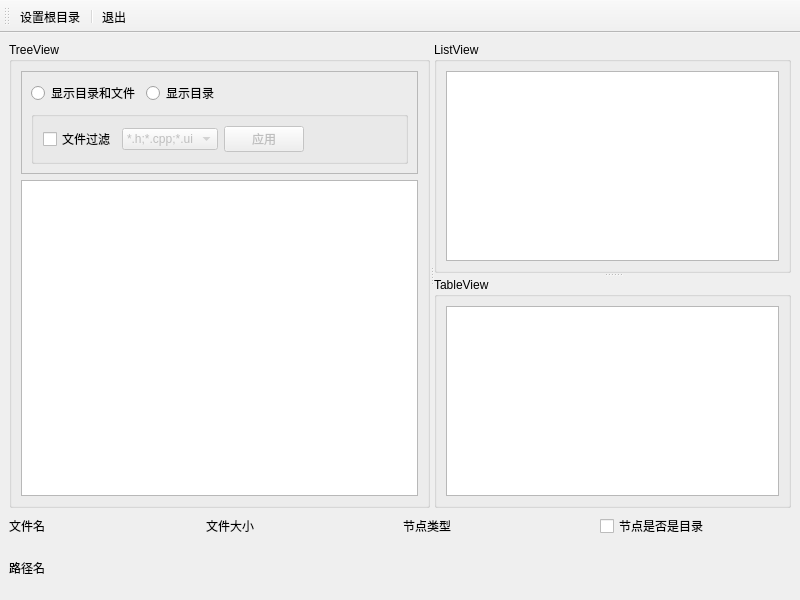
<?xml version="1.0" encoding="UTF-8"?>
<ui version="4.0">
 <class>MainWindow</class>
 <widget class="QMainWindow" name="MainWindow">
  <property name="geometry">
   <rect>
    <x>0</x>
    <y>0</y>
    <width>800</width>
    <height>600</height>
   </rect>
  </property>
  <property name="windowTitle">
   <string>文件目录树Demo</string>
  </property>
  <widget class="QWidget" name="centralwidget">
   <layout class="QVBoxLayout" name="verticalLayout_5">
    <item>
     <widget class="QSplitter" name="splitterMain">
      <property name="orientation">
       <enum>Qt::Horizontal</enum>
      </property>
      <widget class="QGroupBox" name="groupBox">
       <property name="title">
        <string>TreeView</string>
       </property>
       <layout class="QVBoxLayout" name="verticalLayout_4">
        <item>
         <widget class="QFrame" name="frame">
          <property name="frameShape">
           <enum>QFrame::StyledPanel</enum>
          </property>
          <property name="frameShadow">
           <enum>QFrame::Raised</enum>
          </property>
          <layout class="QVBoxLayout" name="verticalLayout_3">
           <item>
            <layout class="QHBoxLayout" name="horizontalLayout">
             <item>
              <widget class="QRadioButton" name="radioFolderFile">
               <property name="text">
                <string>显示目录和文件</string>
               </property>
              </widget>
             </item>
             <item>
              <widget class="QRadioButton" name="radioFolderOnly">
               <property name="text">
                <string>显示目录</string>
               </property>
              </widget>
             </item>
             <item>
              <spacer name="horizontalSpacer">
               <property name="orientation">
                <enum>Qt::Horizontal</enum>
               </property>
               <property name="sizeHint" stdset="0">
                <size>
                 <width>40</width>
                 <height>20</height>
                </size>
               </property>
              </spacer>
             </item>
            </layout>
           </item>
           <item>
            <widget class="QGroupBox" name="groupFilter">
             <property name="title">
              <string/>
             </property>
             <layout class="QHBoxLayout" name="horizontalLayout_2">
              <item>
               <widget class="QCheckBox" name="chkEnableFilter">
                <property name="text">
                 <string>文件过滤</string>
                </property>
               </widget>
              </item>
              <item>
               <widget class="QComboBox" name="comboFilter">
                <property name="enabled">
                 <bool>false</bool>
                </property>
                <item>
                 <property name="text">
                  <string>*.h;*.cpp;*.ui</string>
                 </property>
                </item>
                <item>
                 <property name="text">
                  <string>*.txt</string>
                 </property>
                </item>
                <item>
                 <property name="text">
                  <string>*.jpg</string>
                 </property>
                </item>
               </widget>
              </item>
              <item>
               <widget class="QPushButton" name="btnApplyFilter">
                <property name="enabled">
                 <bool>false</bool>
                </property>
                <property name="text">
                 <string>应用</string>
                </property>
                <property name="icon">
                 <iconset resource="res.qrc">
                  <normaloff>:/images/icons/828.bmp</normaloff>:/images/icons/828.bmp</iconset>
                </property>
               </widget>
              </item>
              <item>
               <spacer name="horizontalSpacer_2">
                <property name="orientation">
                 <enum>Qt::Horizontal</enum>
                </property>
                <property name="sizeHint" stdset="0">
                 <size>
                  <width>2</width>
                  <height>20</height>
                 </size>
                </property>
               </spacer>
              </item>
             </layout>
            </widget>
           </item>
          </layout>
         </widget>
        </item>
        <item>
         <widget class="QTreeView" name="treeView"/>
        </item>
       </layout>
      </widget>
      <widget class="QSplitter" name="splitter">
       <property name="orientation">
        <enum>Qt::Vertical</enum>
       </property>
       <widget class="QGroupBox" name="groupBox_2">
        <property name="title">
         <string>ListView</string>
        </property>
        <layout class="QVBoxLayout" name="verticalLayout">
         <item>
          <widget class="QListView" name="listView"/>
         </item>
        </layout>
       </widget>
       <widget class="QGroupBox" name="groupBox_3">
        <property name="title">
         <string>TableView</string>
        </property>
        <layout class="QVBoxLayout" name="verticalLayout_2">
         <item>
          <widget class="QTableView" name="tableView"/>
         </item>
        </layout>
       </widget>
      </widget>
     </widget>
    </item>
    <item>
     <layout class="QHBoxLayout" name="horizontalLayout_3">
      <item>
       <widget class="QLabel" name="labelFileName">
        <property name="text">
         <string>文件名</string>
        </property>
       </widget>
      </item>
      <item>
       <widget class="QLabel" name="labelFileSize">
        <property name="text">
         <string>文件大小</string>
        </property>
       </widget>
      </item>
      <item>
       <widget class="QLabel" name="labelNodeType">
        <property name="text">
         <string>节点类型</string>
        </property>
       </widget>
      </item>
      <item>
       <widget class="QCheckBox" name="chkIsDir">
        <property name="text">
         <string>节点是否是目录</string>
        </property>
       </widget>
      </item>
     </layout>
    </item>
    <item>
     <widget class="QLabel" name="labelFilePath">
      <property name="text">
       <string>路径名</string>
      </property>
     </widget>
    </item>
   </layout>
  </widget>
  <widget class="QToolBar" name="toolBar">
   <property name="windowTitle">
    <string>toolBar</string>
   </property>
   <property name="toolButtonStyle">
    <enum>Qt::ToolButtonTextUnderIcon</enum>
   </property>
   <attribute name="toolBarArea">
    <enum>TopToolBarArea</enum>
   </attribute>
   <attribute name="toolBarBreak">
    <bool>false</bool>
   </attribute>
   <addaction name="actSetRootFolder"/>
   <addaction name="separator"/>
   <addaction name="actQuit"/>
  </widget>
  <action name="actSetRootFolder">
   <property name="icon">
    <iconset resource="res.qrc">
     <normaloff>:/images/icons/folder1.bmp</normaloff>:/images/icons/folder1.bmp</iconset>
   </property>
   <property name="text">
    <string>设置根目录</string>
   </property>
   <property name="menuRole">
    <enum>QAction::NoRole</enum>
   </property>
  </action>
  <action name="actQuit">
   <property name="icon">
    <iconset resource="res.qrc">
     <normaloff>:/images/icons/exit.bmp</normaloff>:/images/icons/exit.bmp</iconset>
   </property>
   <property name="text">
    <string>退出</string>
   </property>
   <property name="menuRole">
    <enum>QAction::NoRole</enum>
   </property>
  </action>
 </widget>
 <resources>
  <include location="res.qrc"/>
 </resources>
 <connections>
  <connection>
   <sender>actQuit</sender>
   <signal>triggered()</signal>
   <receiver>MainWindow</receiver>
   <slot>close()</slot>
   <hints>
    <hint type="sourcelabel">
     <x>-1</x>
     <y>-1</y>
    </hint>
    <hint type="destinationlabel">
     <x>399</x>
     <y>299</y>
    </hint>
   </hints>
  </connection>
 </connections>
</ui>
